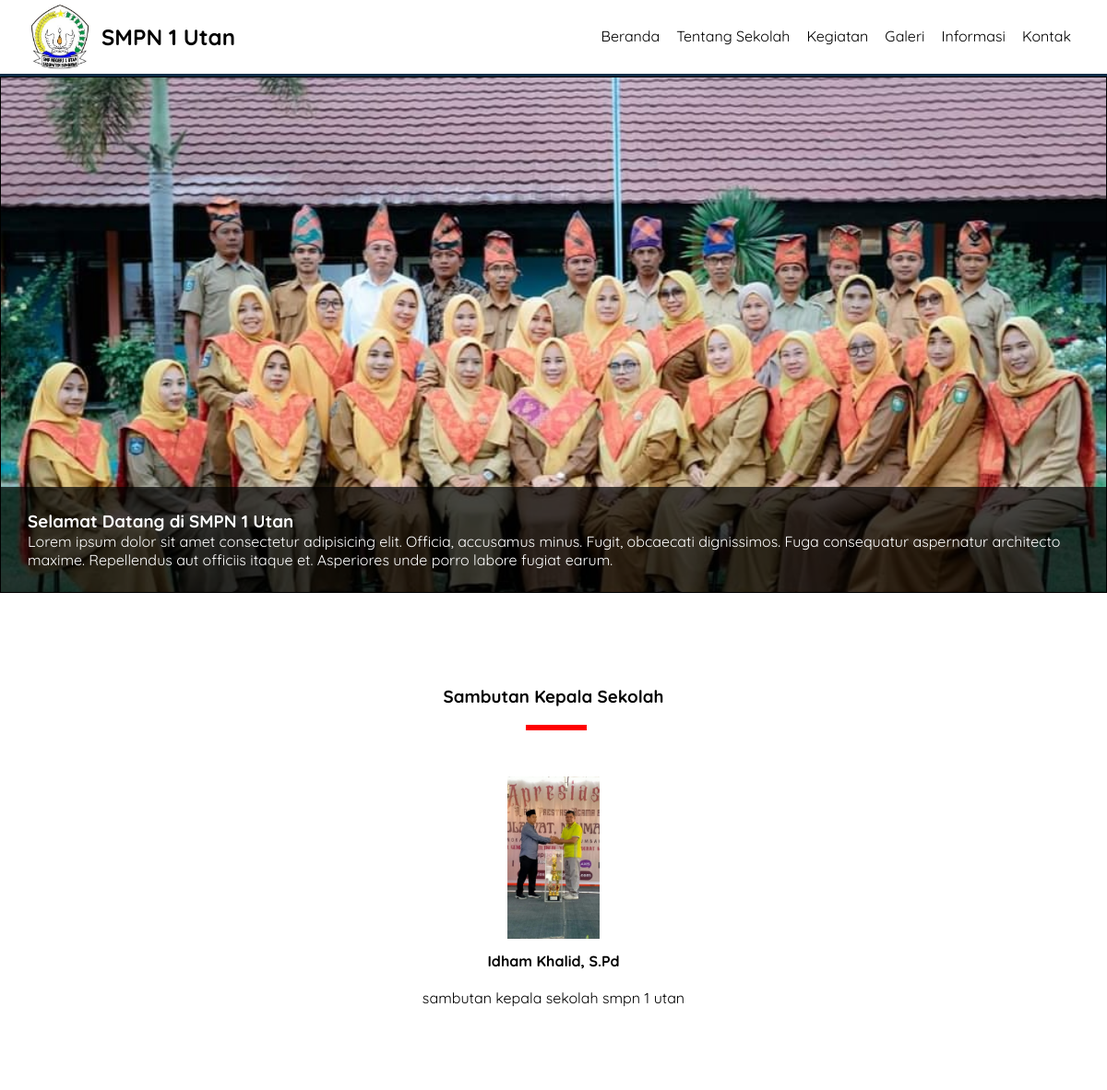
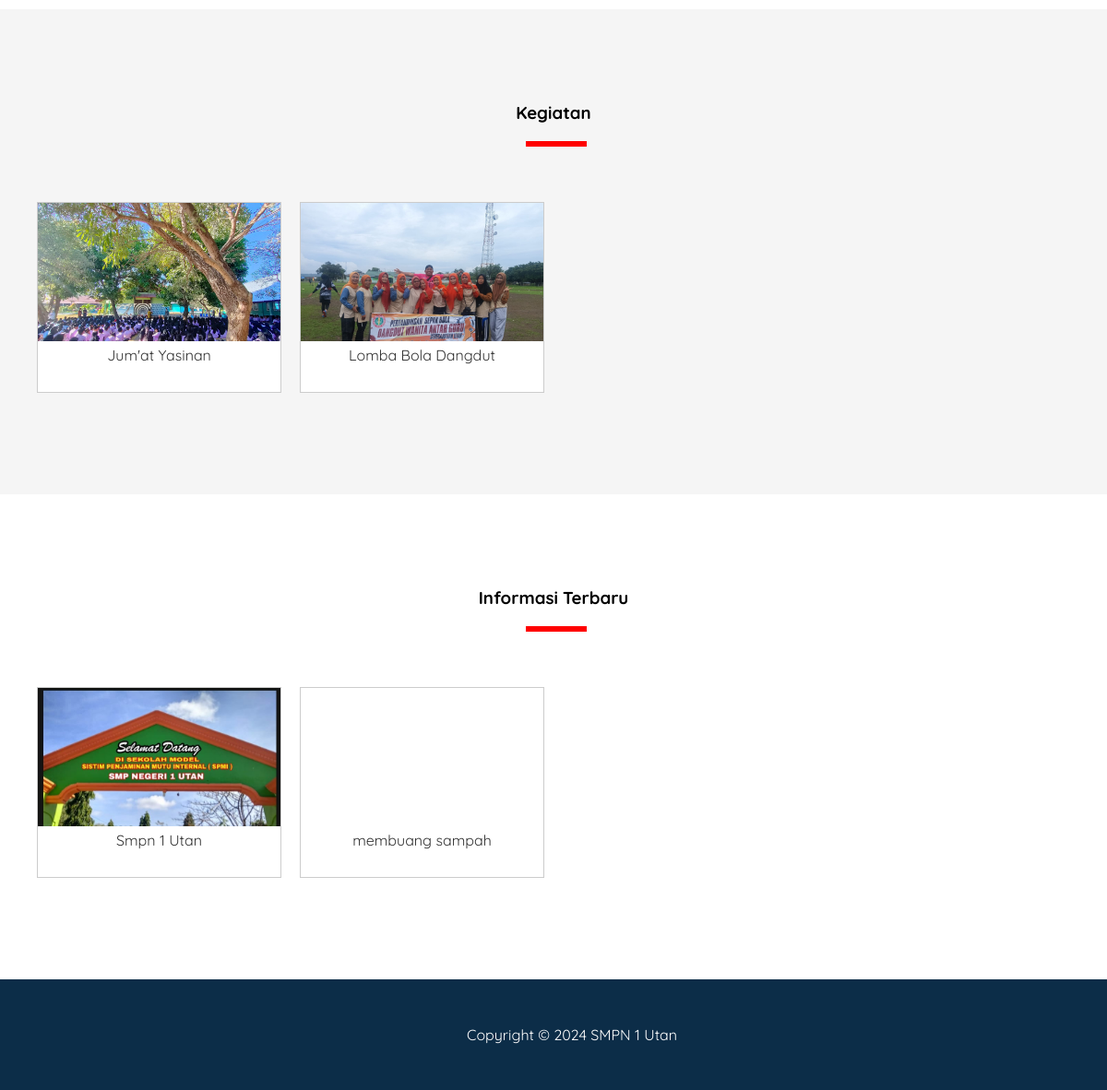
The page / on the database its author committed (2 pictures, top to bottom).
### tables this page shows
CREATE TABLE `pengaturan` (
  `id` int(11) NOT NULL,
  `nama` varchar(50) NOT NULL,
  `email` varchar(50) NOT NULL,
  `telepon` varchar(20) NOT NULL,
  `alamat` text NOT NULL,
  `logo` varchar(50) NOT NULL,
  `favicon` varchar(50) NOT NULL,
  `tentang_sekolah` text NOT NULL,
  `foto_sekolah` varchar(50) NOT NULL,
  `google_maps` text NOT NULL,
  `nama_kepsek` varchar(50) NOT NULL,
  `foto_kepsek` varchar(50) NOT NULL,
  `sambutan_kepsek` text NOT NULL,
  `created_at` timestamp NOT NULL DEFAULT current_timestamp() ON UPDATE current_timestamp(),
  `updated_at` datetime DEFAULT NULL
);

CREATE TABLE `kegiatan` (
  `id` int(11) NOT NULL,
  `nama` varchar(100) NOT NULL,
  `keterangan` text NOT NULL,
  `gambar` text NOT NULL,
  `created_at` timestamp NOT NULL DEFAULT current_timestamp() ON UPDATE current_timestamp(),
  `updated_at` datetime DEFAULT NULL
);

CREATE TABLE `informasi` (
  `id` int(11) NOT NULL,
  `judul` varchar(100) NOT NULL,
  `keterangan` text NOT NULL,
  `gambar` text NOT NULL,
  `created_at` timestamp NOT NULL DEFAULT current_timestamp() ON UPDATE current_timestamp(),
  `updated_at` datetime DEFAULT NULL,
  `created_by` int(11) NOT NULL
);

### index.php (the view)
<?php include 'header.php'; ?>
<div class="banner" style="background-image: url('identitas/<?= $d->foto_sekolah ?>');">
    <div class="banner-text">
        <div class="container">
            <h3>Selamat Datang di <?= $d->nama ?></h3>
            <p>Lorem ipsum dolor sit amet consectetur adipisicing elit. Officia, accusamus minus. Fugit, obcaecati dignissimos. Fuga consequatur aspernatur architecto maxime. Repellendus aut officiis itaque et. Asperiores unde porro labore fugiat earum.</p>
        </div>
    </div>
</div>
<div class="section">
    <div class="container text-center">
        <h3>Sambutan Kepala Sekolah</h3>
        <img src="identitas/<?= $d->foto_kepsek ?>" width="100px">
        <h4><?= $d->nama_kepsek ?></h4>
        <p><?= $d->sambutan_kepsek ?></p>
    </div>
</div>
<div class="section" id="kegiatan">
    <div class="container text-center">
        <h3>Kegiatan</h3>
        <?php
        $kegiatan = mysqli_query($conn, "SELECT * FROM kegiatan ORDER BY id DESC");
        if (mysqli_num_rows($kegiatan) > 0) {
            while ($k = mysqli_fetch_array($kegiatan)) {
        ?>
                <div class="col-4">
                    <a href="detail-kegiatan.php?id=<?= $k['id'] ?>" class="thumbnail-link">
                        <div class="thumbnail-box">
                            <div class="thumbnail-img" style="background-image: url('uploads-kegiatan/<?= $k['gambar'] ?>');"></div>
                            <div class="thumbnail-text">
                                <?= $k['nama'] ?>
                            </div>
                        </div>
                    </a>
                </div>
            <?php }
        } else { ?>
            Tidak Ada Data
        <?php } ?>
    </div>
</div>
<div class="section">
    <div class="container text-center">
        <h3>Informasi Terbaru</h3>
        <?php
        $informasi = mysqli_query($conn, "SELECT * FROM informasi ORDER BY id DESC LIMIT 8");
        if (mysqli_num_rows($informasi) > 0) {
            while ($p = mysqli_fetch_array($informasi)) {
        ?>
                <div class="col-4">
                    <a href="detail-informasi.php?id=<?= $p['id'] ?>" class="thumbnail-link">
                        <div class="thumbnail-box">
                            <div class="thumbnail-img" style="background-image: url('uploads-informasi/<?= $p['gambar'] ?>');"></div>
                            <div class="thumbnail-text">
                                <?= substr($p['judul'], 0, 50)  ?>
                            </div>
                        </div>
                    </a>
                </div>
            <?php }
        } else { ?>
            Tidak Ada Data
        <?php } ?>
    </div>
</div>
<?php include 'footer.php'; ?>

### header.php (shortened to what this page needs)
<?php
include 'koneksi.php';
$identitas = mysqli_query($conn, "SELECT * FROM pengaturan ORDER BY id DESC LIMIT 1");
$d = mysqli_fetch_object($identitas);
?>
<!DOCTYPE html>
<html>
<head>
    <link rel="stylesheet" href="css/style.css">
</head>
<body>
    <div class="header">
        <div class="container">
            <div class="header-logo">
                <img src="identitas/<?= $d->logo ?>" width="70px">
                <h2><a href="index.php"><?= $d->nama ?></a></h2>
            </div>
            <ul class="header-menu">
                <li><a href="index.php">Beranda</a></li>
                <li><a href="tentang-sekolah.php">Tentang Sekolah</a></li>
                <li><a href="kegiatan.php">Kegiatan</a></li>
                <li><a href="galeri.php">Galeri</a></li>
                <li><a href="informasi.php">Informasi</a></li>
                <li><a href="kontak.php">Kontak</a></li>
            </ul>
        </div>
    </div>
</body>
</html>

### footer.php (shortened to what this page needs)
<footer>
    <div class="container text-center">
        Copyright &copy; 2024 <?= $d->nama ?>
    </div>
</footer>
</body>
</html>

### css/style.css (style rules this page uses)
* { margin: 0; padding: 0; font-family: "Quicksand", serif; box-sizing: border-box; }
a { text-decoration: none; }
.container { width: 1140px; margin: 0 auto; }
.container::after { content: ''; display: block; clear: both; }
.text-center { text-align: center !important; }
.header { border-bottom: 3px solid #0C2D48; }
.header a { color: black; }
.header-logo { float: left; line-height: 70px; padding: 5px 0; }
.header-logo img { float: left; margin-right: 10px; }
.header-logo h2 { float: right; }
.header-menu { float: right; }
.header-menu li { float: left; list-style: none; padding: 29px 9px; }
.banner { border: 1px solid; height: 70vh; background-repeat: no-repeat; background-size: cover; position: relative; }
.banner-text { padding: 25px 0; background-color: rgba(0,0,0, .7); color: #fff; position: absolute; bottom: 0; width: 100%; }
.section { padding: 100px 0; }
.section h3 { padding-bottom: 25px; margin-bottom: 50px; position: relative; }
.section h3::after { content: ''; display: block; width: 60px; border: 3px solid red; position: absolute; bottom: 0; left: calc(50% - 30px); }
.section img { margin-bottom: 10px; }
.section h4 { margin-bottom: 20px; }
.col-4 { min-height: 200px; width: 25%; float: left; padding: 10px; }
.thumbnail-box { border: 1px solid #ccc; width: 100%; min-height: 200px; background-color: #fff; }
.thumbnail-img { height: 150px; background-repeat: no-repeat; background-size: cover; }
.thumbnail-text { height: 55px; padding: 5px; }
.thumbnail-link { color: #333; }
#kegiatan { background-color: #f5f5f5; }
footer { padding: 50px; background-color: #0C2D48; color: #fff; }

### rows shown on the page
pengaturan: logo (picture), nama "SMPN 1 Utan", foto_sekolah (picture), foto_kepsek (picture), nama_kepsek "Idham Khalid, S.Pd", sambutan_kepsek "sambutan kepala sekolah smpn 1 utan"
kegiatan: gambar (picture), nama "Jum'at Yasinan"
kegiatan: gambar (picture), nama "Lomba Bola Dangdut"
informasi: gambar (picture), judul "Smpn 1 Utan"
informasi: judul "membuang sampah"
